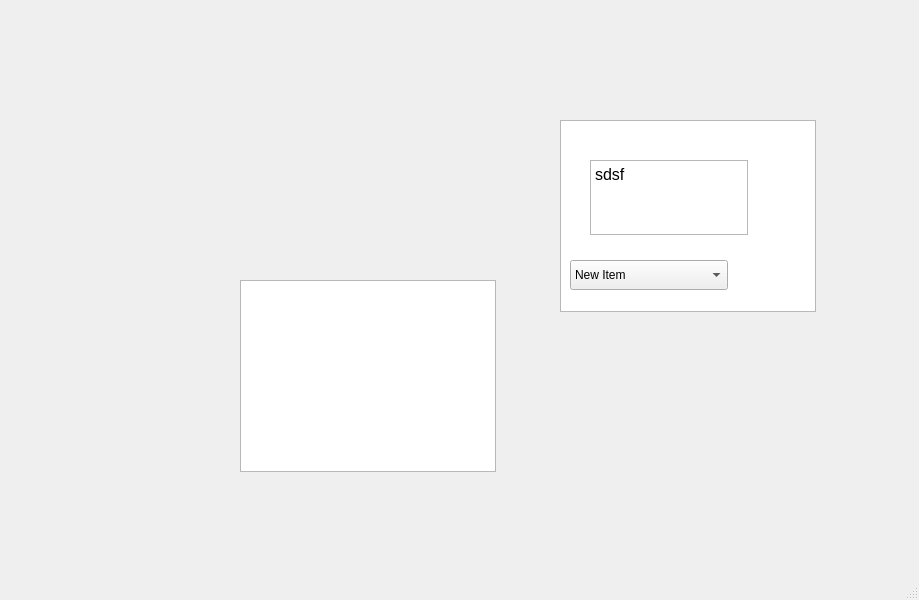
<?xml version="1.0" encoding="UTF-8"?>
<ui version="4.0">
 <class>MainWindow</class>
 <widget class="QMainWindow" name="MainWindow">
  <property name="geometry">
   <rect>
    <x>0</x>
    <y>0</y>
    <width>919</width>
    <height>600</height>
   </rect>
  </property>
  <property name="windowTitle">
   <string>MainWindow</string>
  </property>
  <widget class="QWidget" name="centralwidget">
   <widget class="QWidget" name="verticalLayoutWidget">
    <property name="geometry">
     <rect>
      <x>260</x>
      <y>150</y>
      <width>160</width>
      <height>113</height>
     </rect>
    </property>
    <layout class="QVBoxLayout" name="verticalLayout"/>
   </widget>
   <widget class="QListView" name="listView">
    <property name="geometry">
     <rect>
      <x>240</x>
      <y>280</y>
      <width>256</width>
      <height>192</height>
     </rect>
    </property>
   </widget>
   <widget class="QTableView" name="tableView">
    <property name="geometry">
     <rect>
      <x>560</x>
      <y>120</y>
      <width>256</width>
      <height>192</height>
     </rect>
    </property>
   </widget>
   <widget class="QTextEdit" name="textEdit">
    <property name="geometry">
     <rect>
      <x>590</x>
      <y>160</y>
      <width>158</width>
      <height>75</height>
     </rect>
    </property>
    <property name="html">
     <string>&lt;!DOCTYPE HTML PUBLIC &quot;-//W3C//DTD HTML 4.0//EN&quot; &quot;http://www.w3.org/TR/REC-html40/strict.dtd&quot;&gt;
&lt;html&gt;&lt;head&gt;&lt;meta name=&quot;qrichtext&quot; content=&quot;1&quot; /&gt;&lt;meta charset=&quot;utf-8&quot; /&gt;&lt;style type=&quot;text/css&quot;&gt;
p, li { white-space: pre-wrap; }
&lt;/style&gt;&lt;/head&gt;&lt;body style=&quot; font-family:'Cantarell'; font-size:12pt; font-weight:400; font-style:normal;&quot;&gt;
&lt;p style=&quot; margin-top:0px; margin-bottom:0px; margin-left:0px; margin-right:0px; -qt-block-indent:0; text-indent:0px;&quot;&gt;sdsf&lt;/p&gt;&lt;/body&gt;&lt;/html&gt;</string>
    </property>
   </widget>
   <widget class="QComboBox" name="comboBox">
    <property name="geometry">
     <rect>
      <x>570</x>
      <y>260</y>
      <width>158</width>
      <height>30</height>
     </rect>
    </property>
    <item>
     <property name="text">
      <string>New Item</string>
     </property>
    </item>
    <item>
     <property name="text">
      <string>New Item</string>
     </property>
    </item>
    <item>
     <property name="text">
      <string>New Item</string>
     </property>
    </item>
    <item>
     <property name="text">
      <string>New Item</string>
     </property>
    </item>
    <item>
     <property name="text">
      <string>New Item</string>
     </property>
    </item>
   </widget>
  </widget>
  <widget class="QMenuBar" name="menubar">
   <property name="geometry">
    <rect>
     <x>0</x>
     <y>0</y>
     <width>919</width>
     <height>27</height>
    </rect>
   </property>
  </widget>
  <widget class="QStatusBar" name="statusbar"/>
 </widget>
 <resources/>
 <connections/>
</ui>
